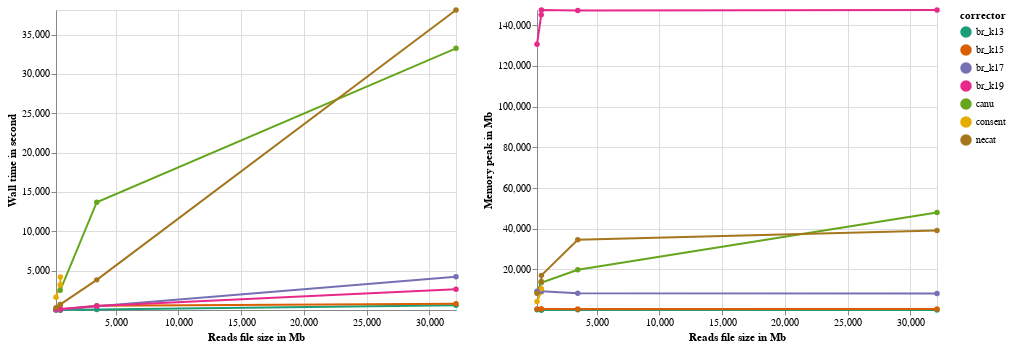

This figure's notebook cell:
### Markdown cell above
### Benchmark

### Code cell
import pandas
import cocktail
import cocktail.correct
import cocktail.utils

df = cocktail.correct.dataframe_bench()

#df = df[df.corrector != "br_k13"]
#df = df[df.corrector != "br_k15"]
#df = df[df.corrector != "br_k17"]

#df = df.replace({"br_k19": "br"})

fig_time = cocktail.utils.group_line(df, "size", "time", color="corrector", point=True,
                                    xtitle="Reads file size in Mb", ytitle="Wall time in second")
fig_mem = cocktail.utils.group_line(df, "size", "memory", color="corrector", point=True,
                                    xtitle="Reads file size in Mb", ytitle="Memory peak in Mb")


fig_time | fig_mem

### Figure 1 — Vega-Lite specification as saved in the notebook (floating-point values rounded to 4 significant figures)
{"config": {"view": {"height": 300, "width": 400}, "range": {"category": {"scheme": "dark2"}}}, "hconcat": [{"mark": {"type": "line", "point": true}, "encoding": {"color": {"type": "nominal", "field": "corrector"}, "x": {"type": "quantitative", "field": "size", "scale": {"domain": [253.8, 32130.0]}, "title": "Reads file size in Mb"}, "y": {"type": "quantitative", "field": "time", "scale": {"domain": [8.87, 38110.0]}, "title": "Wall time in second"}}, "title": ""}, {"mark": {"type": "line", "point": true}, "encoding": {"color": {"type": "nominal", "field": "corrector"}, "x": {"type": "quantitative", "field": "size", "scale": {"domain": [253.8, 32130.0]}, "title": "Reads file size in Mb"}, "y": {"type": "quantitative", "field": "memory", "scale": {"domain": [94.39, 147500.0]}, "title": "Memory peak in Mb"}}, "title": ""}], "data": {"name": "data-15165ee886511b02a88c5770e18464db"}, "$schema": "https://vega.github.io/schema/vega-lite/v4.8.1.json", "datasets": {"data-15165ee886511b02a88c5770e18464db": [{"dataset": "bacteria", "corrector": "br_k13", "time": 8.872, "memory": 104.1, "size": 591.4}, {"dataset": "bacteria", "corrector": "br_k15", "time": 15.05, "memory": 587.0, "size": 591.4}, {"dataset": "bacteria", "corrector": "br_k17", "time": 28.91, "memory": 9269.0, "size": 591.4}, {"dataset": "bacteria", "corrector": "br_k19", "time": 129.2, "memory": 145200.0, "size": 591.4}, {"dataset": "bacteria", "corrector": "canu", "time": 2509.0, "memory": 13450.0, "size": 591.4}, {"dataset": "bacteria", "corrector": "consent", "time": 3225.0, "memory": 8999.0, "size": 591.4}, {"dataset": "bacteria", "corrector": "necat", "time": 724.0, "memory": 14140.0, "size": 591.4}, {"dataset": "metagenome", "corrector": "br_k13", "time": 606.5, "memory": 94.39, "size": 32130.0}, {"dataset": "metagenome", "corrector": "br_k15", "time": 796.5, "memory": 559.5, "size": 32130.0}, {"dataset": "metagenome", "corrector": "br_k17", "time": 4225.0, "memory": 8240.0, "size": 32130.0}, {"dataset": "metagenome", "corrector": "br_k19", "time": 2631.0, "memory": 147500.0, "size": 32130.0}, {"dataset": "metagenome", "corrector": "canu", "time": 33240.0, "memory": 48040.0, "size": 32130.0}, {"dataset": "metagenome", "corrector": "necat", "time": 38110.0, "memory": 39130.0, "size": 32130.0}, {"dataset": "yeast", "corrector": "br_k13", "time": 72.75, "memory": 187.5, "size": 3501.0}, {"dataset": "yeast", "corrector": "br_k15", "time": 545.2, "memory": 611.5, "size": 3501.0}, {"dataset": "yeast", "corrector": "br_k17", "time": 484.4, "memory": 8292.0, "size": 3501.0}, {"dataset": "yeast", "corrector": "br_k19", "time": 503.9, "memory": 147300.0, "size": 3501.0}, {"dataset": "yeast", "corrector": "canu", "time": 13700.0, "memory": 19870.0, "size": 3501.0}, {"dataset": "yeast", "corrector": "necat", "time": 3836.0, "memory": 34590.0, "size": 3501.0}, {"dataset": "bacteria7", "corrector": "br_k13", "time": 14.27, "memory": 112.8, "size": 606.2}, {"dataset": "bacteria7", "corrector": "br_k15", "time": 77.54, "memory": 633.0, "size": 606.2}, {"dataset": "bacteria7", "corrector": "br_k17", "time": 49.99, "memory": 9273.0, "size": 606.2}, {"dataset": "bacteria7", "corrector": "br_k19", "time": 126.2, "memory": 147500.0, "size": 606.2}, {"dataset": "bacteria7", "corrector": "consent", "time": 4188.0, "memory": 10540.0, "size": 606.2}, {"dataset": "bacteria7", "corrector": "necat", "time": 717.0, "memory": 17110.0, "size": 606.2}, {"dataset": "bacteria5", "corrector": "br_k13", "time": 17.88, "memory": 186.7, "size": 253.8}, {"dataset": "bacteria5", "corrector": "br_k15", "time": 21.92, "memory": 602.7, "size": 253.8}, {"dataset": "bacteria5", "corrector": "br_k17", "time": 39.05, "memory": 9306.0, "size": 253.8}, {"dataset": "bacteria5", "corrector": "br_k19", "time": 120.6, "memory": 130600.0, "size": 253.8}, {"dataset": "bacteria5", "corrector": "consent", "time": 1641.0, "memory": 4240.0, "size": 253.8}, {"dataset": "bacteria5", "corrector": "necat", "time": 310.7, "memory": 8271.0, "size": 253.8}]}}
